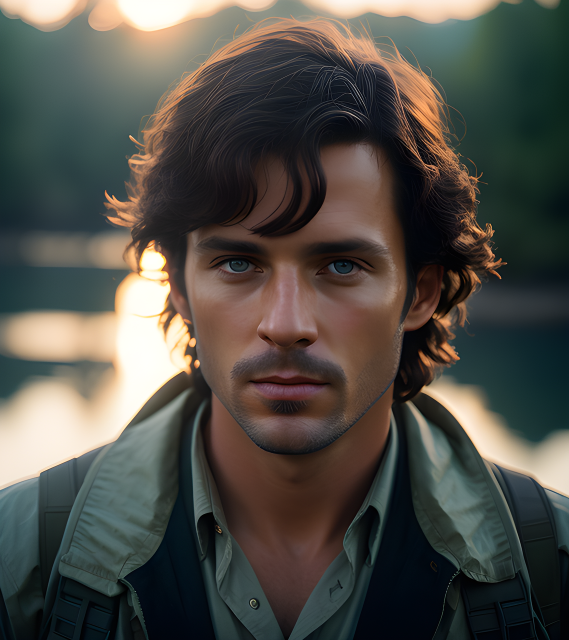
#> input picture samples/fake/ai-generated-8189352_1280.png, 1138 x 1280 px (shown at 1/2 size)
$ python -i media_pipeline.py   (imports and definitions only)
#> lines starting #> are read from the running program, lines starting #| are printed output that depends on the picture
### backend/app/classifier.py
"""Pretrained Hugging Face image classifier, loaded lazily and never on the request path.

If torch/transformers are missing, ENABLE_ML is off, or the model is still loading, `fake_probabilities`
returns None and the caller uses the heuristic scorer instead. The demo never waits on a model download.
"""
import logging
import re
import threading
import time
from typing import Optional

from . import config

log = logging.getLogger(__name__)

_FAKE_WORDS = {"fake", "deepfake", "artificial", "ai", "synthetic", "generated", "manipulated", "gan", "sd", "sdxl"}
_REAL_WORDS = {"real", "realism", "human", "authentic", "natural", "original", "genuine"}

_lock = threading.Lock()        # guards loading
_infer_lock = threading.Lock()  # HF pipelines are not guaranteed thread-safe
_pipe = None
_state = {"status": "not_loaded", "error": None, "load_seconds": None, "labels": None}


# [28 lines left out: functions status, load, not called in this run]


def load_in_background():
    if config.ENABLE_ML and _state["status"] == "not_loaded":
        threading.Thread(target=_warm_up, daemon=True, name="model-warmup").start()


# [38 lines left out: functions _warm_up, _fake_score, not called in this run]


def fake_probabilities(images: list) -> Optional[list[float]]:
    """Returns one 0–1 fake probability per PIL image, or None if the model isn't ready."""
    if _pipe is None or not images:
        return None
    with _infer_lock:
        outputs = _pipe(images, top_k=None, batch_size=len(images))
    if outputs and isinstance(outputs[0], dict):  # single image → flat list
        outputs = [outputs]
    return [_fake_score(o) for o in outputs]

### backend/app/config.py
"""All tunables come from environment variables so the demo can be re-tuned without a redeploy of code."""
import os
from pathlib import Path


def _bool(name: str, default: bool) -> bool:
    return os.getenv(name, str(default)).strip().lower() in {"1", "true", "yes", "on"}


DATA_DIR = Path(__file__).resolve().parent.parent / "data"

# Day 1 behaviour: fixed job id, alternating red/green, zero inference.
MOCK_MODE = _bool("MOCK_MODE", False)

# Visual pipeline
ENABLE_ML = _bool("ENABLE_ML", True)
# Chosen with scripts/compare_models.py on samples/: 9/9 correct (fakes 1.00, real photos ≤ 0.50).
# The previous default (prithivMLmods/Deep-Fake-Detector-v2-Model) scored real photos as fake.
MODEL_ID = os.getenv("MODEL_ID", "Ateeqq/ai-vs-human-image-detector")
FAKE_LABEL = os.getenv("FAKE_LABEL", "")  # force which model label means "fake" if auto-detection guesses wrong
FAKE_THRESHOLD = float(os.getenv("FAKE_THRESHOLD", "0.75"))
VIDEO_FRAMES = int(os.getenv("VIDEO_FRAMES", "6"))

# Text / claim pipeline
OCR_LANGS = os.getenv("OCR_LANGS", "ben+eng")
OCR_TIMEOUT_S = float(os.getenv("OCR_TIMEOUT_S", "5"))
TESSERACT_CMD = os.getenv("TESSERACT_CMD", "")
# Tuned on tests/test_matcher_calibration.py: hoax paraphrases score ≥ 0.63, unrelated news ≤ 0.47.
HOAX_THRESHOLD = float(os.getenv("HOAX_THRESHOLD", "0.58"))
ENABLE_EMBEDDINGS = _bool("ENABLE_EMBEDDINGS", False)
EMBED_MODEL_ID = os.getenv("EMBED_MODEL_ID", "sentence-transformers/paraphrase-multilingual-MiniLM-L12-v2")

# Job handling
JOB_TIMEOUT_S = float(os.getenv("JOB_TIMEOUT_S", "8"))
JOB_TTL_S = int(os.getenv("JOB_TTL_S", "900"))
MAX_UPLOAD_MB = int(os.getenv("MAX_UPLOAD_MB", "50"))

### backend/app/media_pipeline.py
"""Image + video analysis. Images first go through OCR: a text-heavy image is a claim screenshot, not a photo."""
import logging
from typing import Optional

import cv2
import numpy as np
from PIL import Image, ImageOps

from . import classifier, config, explain, heuristics, ocr, overrides, text_check

log = logging.getLogger(__name__)

IMAGE_EXTS = {".jpg", ".jpeg", ".png", ".webp", ".bmp", ".gif"}
VIDEO_EXTS = {".mp4", ".mov", ".3gp", ".mkv", ".webm", ".avi", ".m4v"}

try:
    _face_cascade = cv2.CascadeClassifier(cv2.data.haarcascades + "haarcascade_frontalface_default.xml")
except AttributeError:  # OpenCV builds without the legacy objdetect module
    _face_cascade = None
    log.warning("Haar cascade unavailable: face cropping disabled")


# [19 lines left out: functions detect_kind, load_image, not called in this run]


def face_crop(img: Image.Image, margin: float = 0.3) -> Optional[Image.Image]:
    if _face_cascade is None:
        return None
    gray = cv2.cvtColor(np.asarray(img), cv2.COLOR_RGB2GRAY)
    faces = _face_cascade.detectMultiScale(gray, scaleFactor=1.1, minNeighbors=5, minSize=(48, 48))
    if len(faces) == 0:
        return None
    x, y, w, h = max(faces, key=lambda f: f[2] * f[3])
    mx, my = int(w * margin), int(h * margin)
    return img.crop((max(0, x - mx), max(0, y - my), min(img.width, x + w + mx), min(img.height, y + h + my)))


def _score(images: list[Image.Image]) -> tuple[list[float], str]:
    probs = classifier.fake_probabilities(images)
    if probs is not None:
        return probs, "model"
    return [heuristics.image_score(im) for im in images], "heuristic"


# [14 lines left out: function analyze_image, not called in this run]


def extract_frames(path: str, count: int) -> list[Image.Image]:
#> called with count = 6
    cap = cv2.VideoCapture(path)
    try:
        total = int(cap.get(cv2.CAP_PROP_FRAME_COUNT))
        frames = []
        if total > 0:
            # Skip the very first/last frame: they're often black or a title card.
            for idx in np.linspace(0, total - 1, count + 2)[1:-1].astype(int):
                cap.set(cv2.CAP_PROP_POS_FRAMES, int(idx))
                ok, frame = cap.read()
                if ok:
                    frames.append(frame)
#> this loop made 6 passes
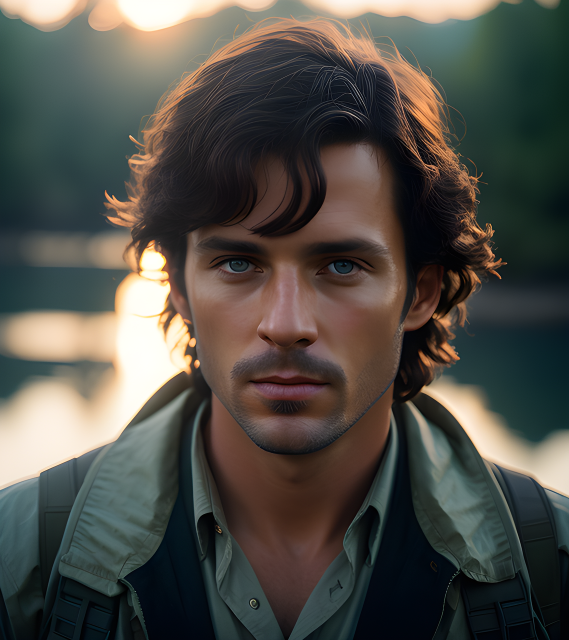
#> input picture samples/fake/ai-generated-8189352_1280.png, 1138 x 1280 px (shown at 1/2 size)
#> after the loop, frames = 6 items
        if not frames:  # container without a frame count: read sequentially
            while len(frames) < count * 10:
                ok, frame = cap.read()
                if not ok:
                    break
                frames.append(frame)
            frames = frames[:: max(1, len(frames) // count)][:count]
    finally:
        cap.release()
    out = []
    for f in frames:
        im = Image.fromarray(cv2.cvtColor(f, cv2.COLOR_BGR2RGB))
        im.thumbnail((720, 720))
        out.append(im)
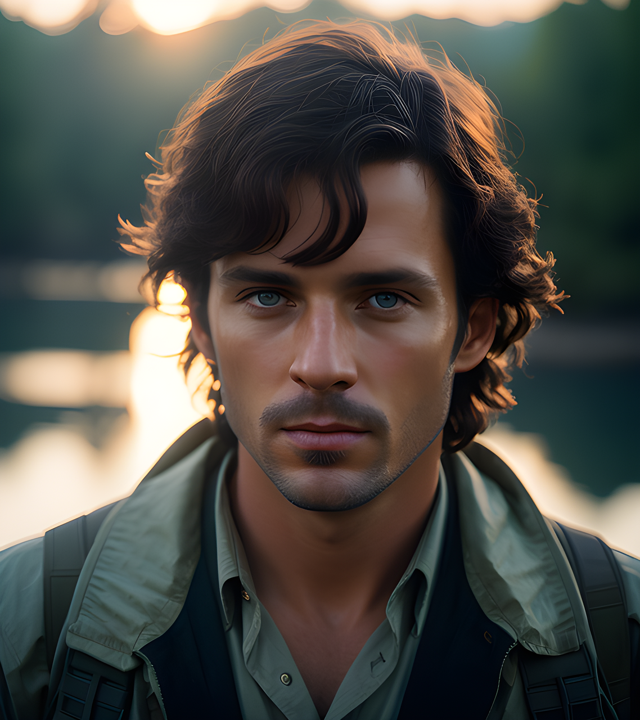
#> im: PIL image 640x720 RGB; mean R, G, B 79.9, 78, 71.6
#> after the loop, out = 6 items
    return out


def analyze_video(path: str, heuristic_only: bool = False) -> dict:
    frames = extract_frames(path, config.VIDEO_FRAMES)
#> frames = 6 items
    if not frames:
        raise ValueError("no decodable frames")
    # Deepfakes live in the face: classify the face crop when there is one.
    inputs = []
    for f in frames:
        face = face_crop(f)
        inputs.append(face if face is not None else f)
#> this loop made 6 passes
#> pass 1, in face_crop, `gray = cv2.cvtColor(np.asarray(img), cv2.COLOR_RGB2GRAY)`:
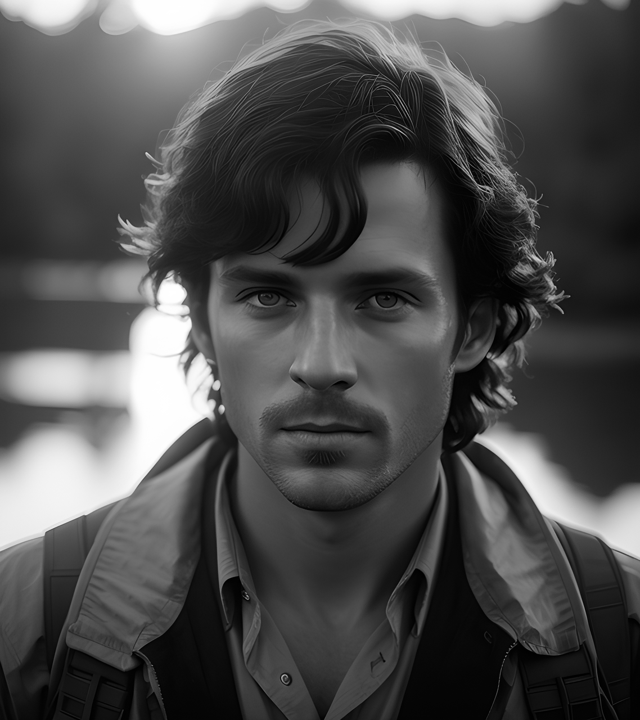
#> gray: shape (720, 640); min 0, max 255, mean 77.9
#> pass 1, in analyze_video, `face = face_crop(f)`:
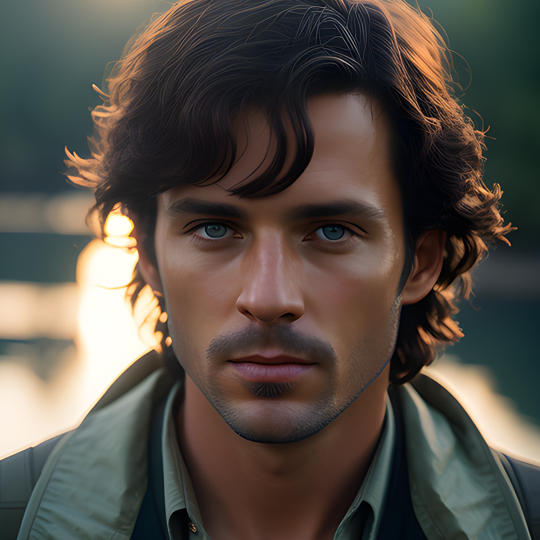
#> face: PIL image 540x540 RGB; mean R, G, B 84.9, 78, 70.6
#> after the loop, inputs = 6 items
    if heuristic_only:
        probs, engine = [heuristics.image_score(im) for im in inputs], "heuristic"
    else:
        probs, engine = _score(inputs)
    p = 0.6 * float(np.mean(probs)) + 0.4 * float(np.max(probs))
    if engine == "heuristic":
        p = min(0.97, p + 0.15 * heuristics.temporal_inconsistency(inputs))
    return explain.visual_result("video", p, engine, frames=len(frames))


# [12 lines left out: functions analyze_media, fallback_media, not called in this run]

#> (the run stopped early here; a loop or call above may not have finished)
